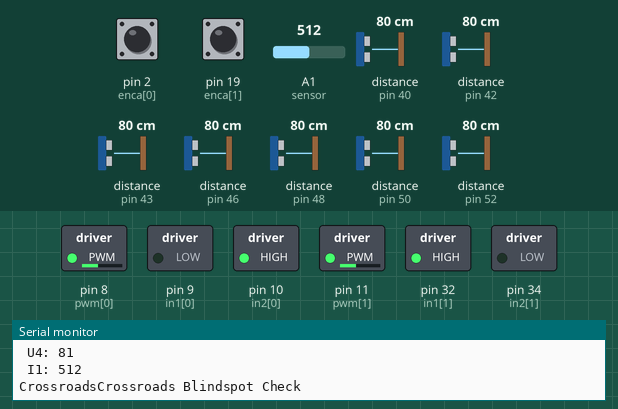
This sketch was run on a simulated Arduino Mega 2560, built with avr-gcc and run on an emulated ATmega2560. On the bench: switched loads named in the sketch (green lamp = pin HIGH), the last lines printed to the serial monitor. The inputs (shaded band) are chosen by the test bench; at power-on: distance to the obstacle (sensors on pin 42, pin 50, pin 46, pin 40, pin 43, pin 48, pin 52) 80 cm, pin 2 (enca[0]) HIGH, pin 19 (enca[1]) HIGH, A1 (sensor) = 512. The echo pulse lasts 58.3 µs per cm.

Above: at 1.9 s.
2.0 s: distance to the obstacle (sensor on pin 42) set to 2 cm
At 4.8 s:
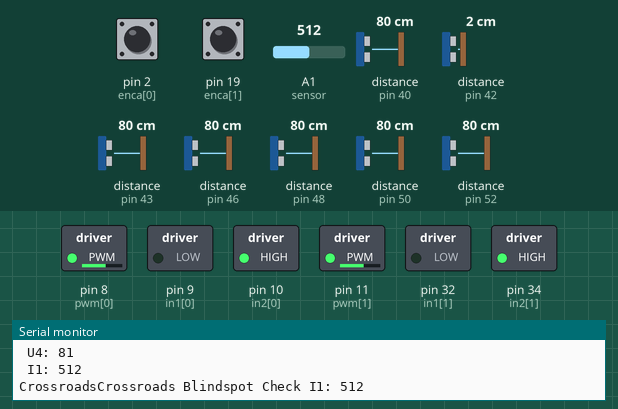
8.2 s: distance to the obstacle (sensor on pin 50) set to 77 cm
At 10.1 s:
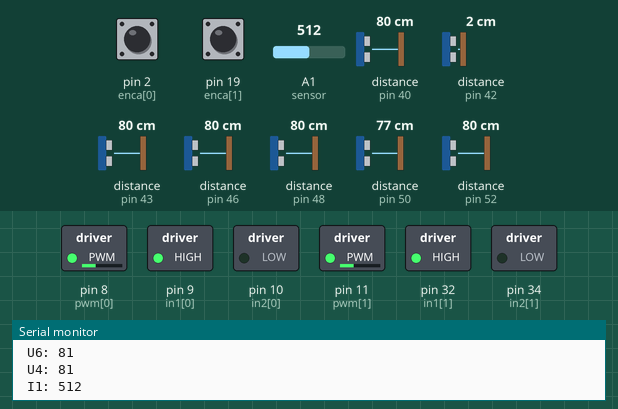
10.6 s: distance to the obstacle (sensor on pin 42) set to 4 cm
At 12.2 s:
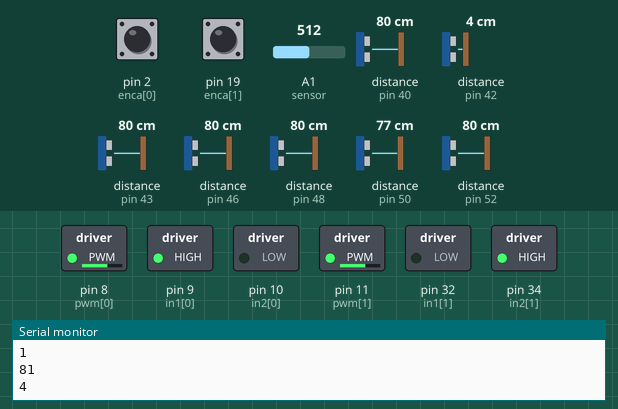
13.8 s: distance to the obstacle (sensor on pin 46) set to 2 cm
At 15.0 s:
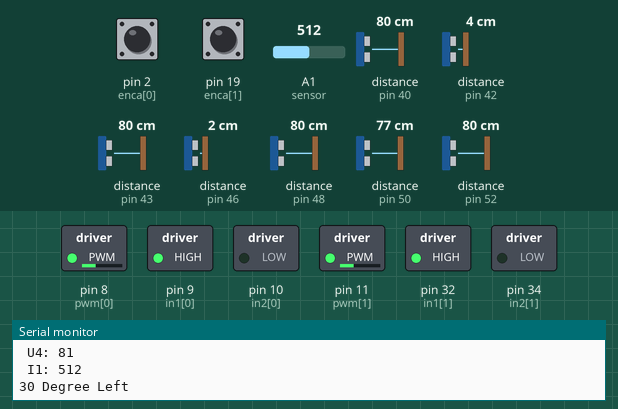
16.2 s: distance to the obstacle (sensor on pin 46) set to 4 cm
At 17.9 s:
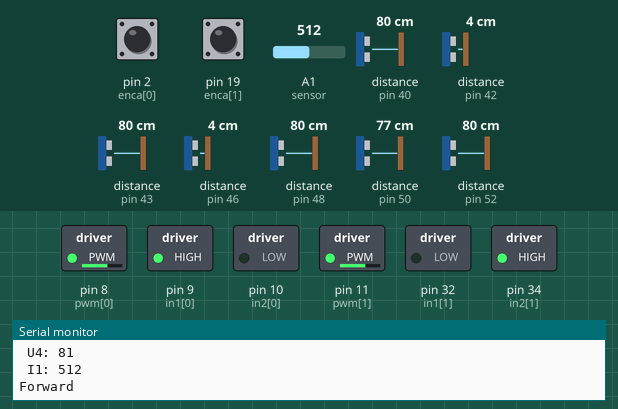
Timing chart, 0 to 19.4 s (numbered marks = the images above; inputs shaded):
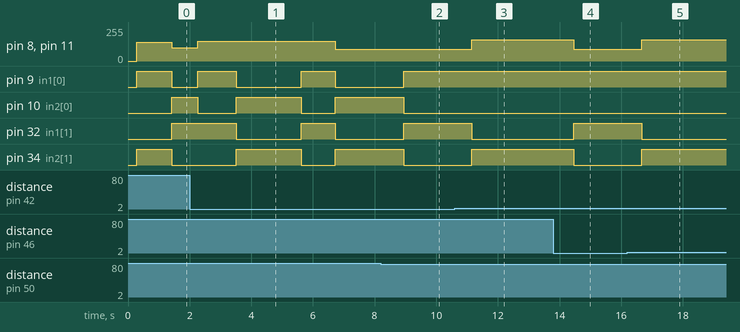

The sketch:

Arduino_Object_Detection_And_Navigation.ino
```cpp
#include <util/atomic.h>

#include <NewPing.h>


//NewPing Library and Documentation can be found at
//http://playground.arduino.cc/Code/NewPing


#define TRIGGER_PIN  28
#define ECHO_PIN1     52
#define ECHO_PIN2     50
#define ECHO_PIN3     48
#define ECHO_PIN4     46
#define ECHO_PIN5     42
#define ECHO_PIN6     43
#define ECHO_PIN7     40

#define MAX_DISTANCE 200

int u3, u2, u1, u5, u7, u6, u4, i1,i_left,i_right, crossroads_counter, forwardstate, oldval_L, oldval_R;

String output_val = String("Test");

NewPing sonar1(TRIGGER_PIN, ECHO_PIN1, MAX_DISTANCE);
NewPing sonar2(TRIGGER_PIN, ECHO_PIN2, MAX_DISTANCE);
NewPing sonar3(TRIGGER_PIN, ECHO_PIN3, MAX_DISTANCE);
NewPing sonar4(TRIGGER_PIN, ECHO_PIN4, MAX_DISTANCE);
NewPing sonar5(TRIGGER_PIN, ECHO_PIN5, MAX_DISTANCE);
NewPing sonar6(TRIGGER_PIN, ECHO_PIN6, MAX_DISTANCE);
NewPing sonar7(TRIGGER_PIN, ECHO_PIN7, MAX_DISTANCE);

// A class to compute the control signal
class SimplePID{
  private:
    float kp, kd, ki, umax; // Parameters
    float eprev, eintegral; // Storage

  public:
  // Constructor
  SimplePID() : kp(1), kd(0), ki(0), umax(255), eprev(0.0), eintegral(0.0){}

  // A function to set the parameters
  void setParams(float kpIn, float kdIn, float kiIn, float umaxIn){
    kp = kpIn; kd = kdIn; ki = kiIn; umax = umaxIn;
  }

  // A function to compute the control signal
  void evalu(int value, int target, float deltaT, int &pwr, int &dir){
    // error
    int e = target - value;

    // derivative
    float dedt = (e-eprev)/(deltaT);

    // integral
    eintegral = eintegral + e*deltaT;

    // control signal
    float u = kp*e + kd*dedt + ki*eintegral;

    // motor power
    pwr = (int) fabs(u);
    if( pwr > umax ){
      pwr = umax;
    }

    // motor direction
    dir = 1;
    if(u<0){
      dir = -1;
    }

    // store previous error
    eprev = e;
  }

};

// How many motors
#define NMOTORS 2

// Pins
const int enca[] = {2,19};
const int encb[] = {3,20};
const int pwm[] = {8,11};
const int in1[] = {9,32};
const int in2[] = {10,34};

// Globals
volatile int posi[] = {0,0};
float target[2] = {0,0};

// PID class instances
SimplePID pid[NMOTORS];

void setup() {
  Serial.begin(9600);

  for(int k = 0; k < NMOTORS; k++){
    pinMode(enca[k],INPUT);
    pinMode(encb[k],INPUT);
    pinMode(pwm[k],OUTPUT);
    pinMode(in1[k],OUTPUT);
    pinMode(in2[k],OUTPUT);

    pid[k].setParams(1,0.1,0,255);
  }

  attachInterrupt(digitalPinToInterrupt(enca[0]),readEncoder<0>,RISING);
  attachInterrupt(digitalPinToInterrupt(enca[1]),readEncoder<1>,RISING);

  Serial.println("target pos");
}

void sensor(){
  delay(30);
  u3 = sonar1.ping_cm();
  delay(30);
  u2 = sonar2.ping_cm();
  delay(30);
  u1 = sonar3.ping_cm();
  delay(30);
  u5 = sonar4.ping_cm();
  delay(30);
  u7 = sonar5.ping_cm();
  delay(30);
  u6 = sonar6.ping_cm();
  delay(30);
  u4 = sonar7.ping_cm();
  i1 = analogRead(A1);

  Serial.print(" U3: ");
  Serial.print(u3);
  Serial.print(" U2: ");
  Serial.print(u2);
  Serial.print(" U1: ");
  Serial.print(u1);
  Serial.print(" U5: ");
  Serial.print(u5);
  Serial.print(" U7: ");
  Serial.println(u7);
  Serial.print(" U6: ");
  Serial.println(u6);
  Serial.print(" U4: ");
  Serial.println(u4);
  Serial.print(" I1: ");
  Serial.println(i1);


}

void ir(){
  i1 = analogRead(A1);
  Serial.print(" I1: ");
  Serial.println(i1);

}

void loop() {

forwardstate = 0;


sensor();

  if (u1 > 12 and u2 > 7 and u3 > 7 and u5 > 2 and u7 > 2) { //Forward

  if (u5+u7 > 80 and u1 > 30 and u6 > 20 and (u7 > 20 and u5 > 20)){

    Serial.print("Crossroads");

    if (crossroads_counter == 0) {
            Serial.print("Crossroads_forward");
            target[0] = 140;
            target[1] = -140;
            control();
            delay(50);
            posi[0]=0;
            posi[1]=0;

      crossroads_counter = 1;
    }
    else if (i1 > 150){
        Serial.print("Crossroads Blindspot Check");
        target[0] = -100;
        target[1] = 100;
        control();
        delay(50);
        posi[0]=0;
        posi[1]=0;

        target[0] = 150;
        target[1] = 150;
        control();
        delay(50);
        posi[0]=0;
        posi[1]=0;
        delay(200);
        ir();
        i_left = i1;
        delay(200);


        target[0] = -150;
        target[1] = -150;
        control();
        delay(50);
        posi[0]=0;
        posi[1]=0;

        target[0] = -150;
        target[1] = -150;
        control();
        delay(50);
        posi[0]=0;
        posi[1]=0;
        delay(200);
        ir();
        i_right = i1;
        delay(200);

        target[0] = 150;
        target[1] = 150;
        control();
        delay(50);
        posi[0]=0;
        posi[1]=0;

        if (i_right < i_left) {
          Serial.print("Right Clear");
          target[0] = -150;
          target[1] = -150;
          control();
          delay(50);
          posi[0]=0;
          posi[1]=0;


        }

        else if (i_right > i_left) {

          Serial.print("Left Clear");
          target[0] = 150;
          target[1] = 150;
          control();
          delay(50);
          posi[0]=0;
          posi[1]=0;


        }


     }
    else {
      Serial.print("Slow Forward In Crossroads");


      target[0] = 110;
      target[1] = -110;
      control();
      delay(50);
      posi[0]=0;
      posi[1]=0;


    }


    forwardstate = 1;


  }

  else{

  if (u5 - oldval_R > 20 and (u5 < 25 or u7 < 25) and (u5 > 7 or u7 > 7) and (u1+u6 > 60)){
  Serial.print("Right Blindspot Adjustment");
  target[0] = 90;
  target[1] = 90;
  control();
  delay(50);
  posi[0]=0;
  posi[1]=0;


  forwardstate = 1;

  crossroads_counter = 0;

  }


  else if (u7 - oldval_L > 20 and (u5 < 25 or u7 < 25) and (u5 > 7 or u7 > 7) and (u1+u6 > 80)){

  Serial.print("Left Blindspot Adjustment");

  target[0] = -110;
  target[1] = -110;
  control();
  delay(50);
  posi[0]=0;
  posi[1]=0;

  forwardstate = 1;

  crossroads_counter = 0;

  }

    else if (u5 < 3) { // Left

    Serial.println("15 Degree Left");
    target[0] = 80;
    target[1] = 80;
    control();
    delay(50);
    posi[0]=0;
    posi[1]=0;
    forwardstate = 1;

    crossroads_counter = 0;

    }

    else if (u7 < 3) { // Right

    Serial.println("15 Degree Right");
    target[0] = -80;
    target[1] = -80;
    control();
    delay(50);
    posi[0]=0;
    posi[1]=0;
    forwardstate = 1;

    crossroads_counter = 0;

    }

    else {
    Serial.println("Forward");
    //Move forward by 10 cm

      target[0] = 160;
      target[1] = -160;
      control();
      delay(50);
      posi[0]=0;
      posi[1]=0;

      forwardstate = 1;

      crossroads_counter = 0;


    }
   }


  }

  if (forwardstate == 0) {


    if (u1 < 14 and u2 < 14 and u3 < 14 and u5 < 14 and u7 < 14) {
        Serial.println("180 Degree CCW");
        target[0] = 174;
        target[1] = 174;
        control();
        delay(50);
        posi[0]=0;
        posi[1]=0;
        target[0] = 174;
        target[1] = 174;
        control();
        delay(50);
        posi[0]=0;
        posi[1]=0;
        target[0] = 174;
        target[1] = 174;
        control();
        delay(50);
        posi[0]=0;
        posi[1]=0;

    }


    else if ((u2 < u3)) { //Left
        Serial.println("30 Degree Left");
        target[0] = 87;
        target[1] = 87;
        control();
        delay(50);
        posi[0]=0;
        posi[1]=0;


    }

    else if ((u2 >= u3)) { //Right

      Serial.println("30 Degree Right");
      //Turn 90 degrees to right
      target[0] = -87;
      target[1] = -87;
      control();
      delay(50);
      posi[0]=0;
      posi[1]=0;


    }

    crossroads_counter = 0;

  }

  Serial.println(forwardstate);
  oldval_R = u5;
  oldval_L = u7;

  Serial.println(oldval_R);
  Serial.println(oldval_L);


}


void control(){
  int pos_old = 1;
  long prevT = 0;
  float t = micros()/(1.0e6);


  while (true) {
      // set target position
  //int target[NMOTORS];
  //target[0] = 520*sin(prevT/1e6);
  //target[1] = 520*sin(prevT/1e6);


  // time difference
  long currT = micros();
  float deltaT = ((float) (currT - prevT))/( 1.0e6 );
  prevT = currT;

  /*/
  if (currT/1.0e6 <4){
    target[0] = 0;
    target[1] = 0;
  }
  else {
    target[0] = 400*4.9;
    target[1] = -400*4.9;
  }
  /*/


  // Read the position in an atomic block to avoid a potential misread
  int pos[NMOTORS];
  ATOMIC_BLOCK(ATOMIC_RESTORESTATE){
    for(int k = 0; k < NMOTORS; k++){
      pos[k] = posi[k];
    }
  }

  // loop through the motors
  for(int k = 0; k < NMOTORS; k++){
    int pwr, dir;
    // evaluate the control signal
    pid[k].evalu(pos[k],target[k],deltaT,pwr,dir);
    // signal the motor
    setMotor(dir,pwr,pwm[k],in1[k],in2[k]);
  }


/*
  for(int k = 0; k < NMOTORS; k++){
    Serial.print(target[k]);
    Serial.print(" ");
    Serial.print(pos[k]);
    Serial.print(" ");
  }
  Serial.println();
*/

  if (currT/(1.0e6)> t + 0.8){
    break;
  }
  pos_old = pos[0];
}
}


void setMotor(int dir, int pwmVal, int pwm, int in1, int in2){
  analogWrite(pwm,pwmVal);
  if(dir == 1){
    digitalWrite(in1,HIGH);
    digitalWrite(in2,LOW);
  }
  else if(dir == -1){
    digitalWrite(in1,LOW);
    digitalWrite(in2,HIGH);
  }
  else{
    digitalWrite(in1,LOW);
    digitalWrite(in2,LOW);
  }
}

template <int j>
void readEncoder(){
  int b = digitalRead(encb[j]);
  if(b > 0){
    posi[j]++;
  }
  else{
    posi[j]--;
  }
}
```

Measured:
- the behaviour switches between 80 and 79 cm on distance to the obstacle (sensor on pin 50) (found by bisection; images 1 and 2)
- the behaviour switches between 2 and 3 cm on distance to the obstacle (sensor on pin 42) (found by bisection; images 2 and 3)
- after the input at 2.0 s, pin 9 (in1[0]): goes on until 6.7 s, then stays LOW; pin 10 (in2[0]): goes on until 6.7 s, then stays HIGH
- after the input at 8.2 s, pin 9 (in1[0]), pin 32 (in1[1]): LOW → HIGH after 0.75 s; pin 10 (in2[0]), pin 34 (in2[1]): HIGH → LOW after 0.75 s
- after the input at 10.6 s, pin 8 (pwm[0]), pin 11 (pwm[1]): 87/255 → 160/255 after 0.56 s; pin 32 (in1[1]): HIGH → LOW after 0.56 s; pin 34 (in2[1]): LOW → HIGH after 0.56 s
- after the input at 13.8 s, pin 8 (pwm[0]), pin 11 (pwm[1]): 160/255 → 87/255 after 0.67 s; pin 32 (in1[1]): LOW → HIGH after 0.67 s; pin 34 (in2[1]): HIGH → LOW after 0.67 s
- after the input at 16.2 s, pin 8 (pwm[0]), pin 11 (pwm[1]): 87/255 → 160/255 after 0.47 s; pin 32 (in1[1]): HIGH → LOW after 0.47 s; pin 34 (in2[1]): LOW → HIGH after 0.47 s
